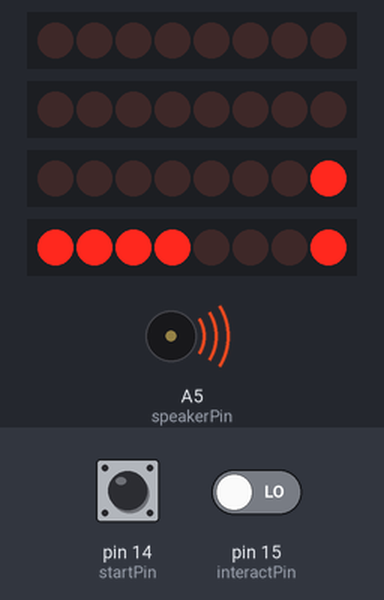
This sketch was run on a simulated Arduino Uno, built with avr-gcc and run on an emulated ATmega328P. On the bench: 4 × 8 shift-register outputs drawn as a row of LEDs (first output left, lit = HIGH), buzzer (waves = sounding). Wiring (inferred from the names in the program): 4 × shift register (74HC595): data pin 4, shift clock pin 2, latch pin 12 / data pin 7, shift clock pin 5, latch pin 9 / data pin 10, shift clock pin 8, latch pin 6 / data pin 13, shift clock pin 11, latch pin 3. Wiring (inferred from the signals the program sends): 4 × row of LEDs: on Q0, Q1, Q2, Q3, Q4, Q5, Q6, Q7 / on Q0, Q1, Q2, Q3, Q4, Q5, Q6, Q7 / on Q0, Q1, Q2, Q3, Q4, Q5, Q6, Q7 / on Q0, Q1, Q2, Q3, Q4, Q5, Q6, Q7. Inputs (shaded band) come from the test bench; at power-on: pin 14 (startPin) LOW, pin 15 (interactPin) LOW. Random numbers use the default seed unless the sketch sets one.

Above: at 1.2 s.
1.3 s: pin 14 (startPin) pulled HIGH for 0.15 s
At 1.99 s:
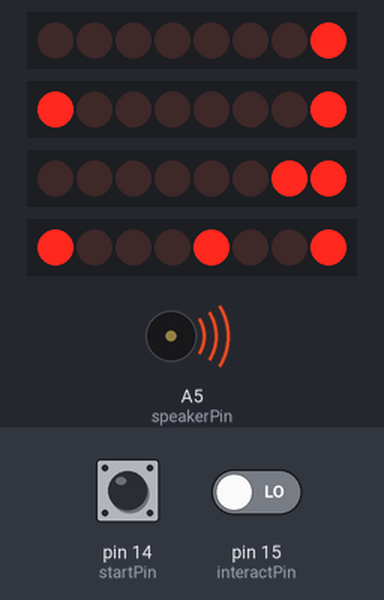
At 4.0 s:
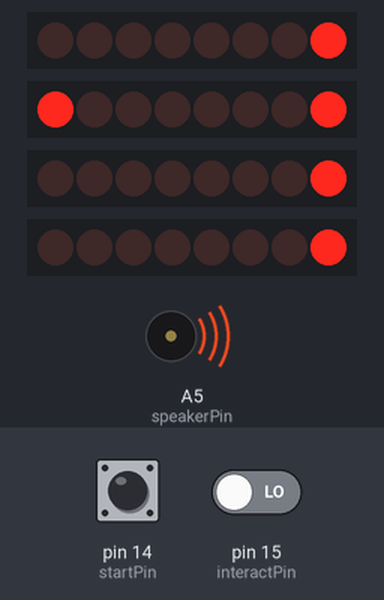
4.1 s: pin 15 (interactPin) driven HIGH
7.1 s: pin 14 (startPin) pulsed HIGH 2 times (0.12 s each, 0.3 s apart)
At 10.6 s:
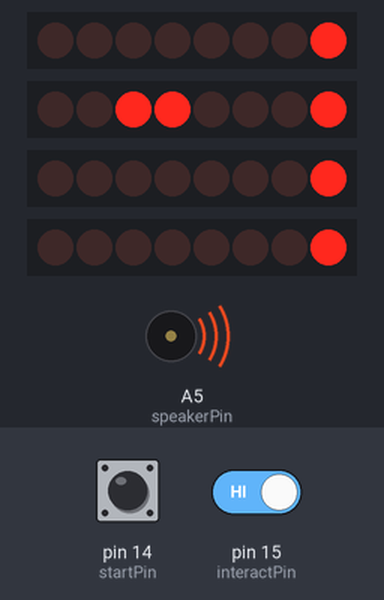
Timing chart, 0 to 16.4 s (numbered marks = the images above; inputs shaded):
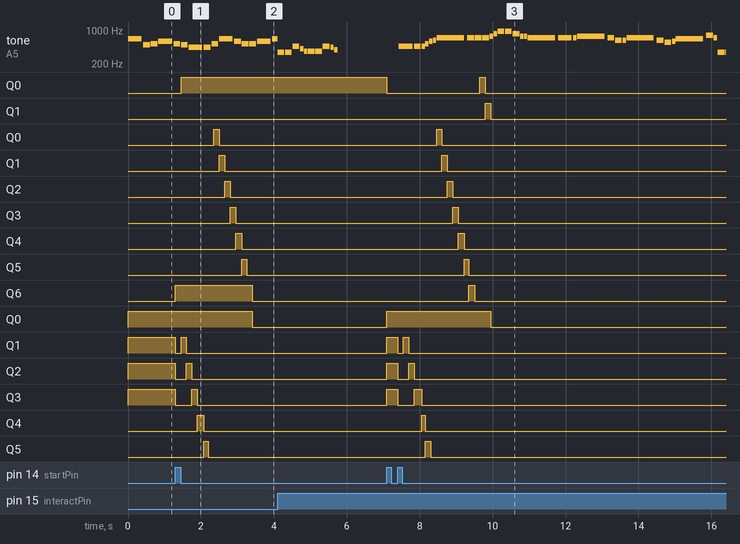

Measured:
- after the input at 1.3 s, Q0: LOW → HIGH after 0.16 s; Q0: LOW → HIGH after 1.1 s, → LOW 0.15 s later; Q1: LOW → HIGH after 1.2 s, → LOW 0.15 s later; Q2: LOW → HIGH after 1.4 s, → LOW 0.15 s later; Q3: LOW → HIGH after 1.5 s, → LOW 0.15 s later
- after the input at 7.1 s, Q0: HIGH → LOW at once, → HIGH 2.6 s later, → LOW 0.15 s later; Q1: LOW → HIGH after 2.7 s, → LOW 0.15 s later; Q0: LOW → HIGH after 1.4 s, → LOW 0.13 s later; Q1: LOW → HIGH after 1.5 s, → LOW 0.15 s later; Q2: LOW → HIGH after 1.7 s, → LOW 0.15 s later
- by itself, tone on A5 (speakerPin): plays 466 Hz for 0.37 s, 466 Hz for 0.19 s, 466 Hz for 0.09 s, 523 Hz for 0.09 s, 587 Hz for 0.09 s, 622 Hz for 0.09 s … (34 notes in this stretch)

The sketch:

src.ino
```cpp
#define D3  147
#define E3  165
#define FS3 185
#define G3  196
#define A3  220
#define AS3 233
#define B3  247
#define C4  262
#define CS4 277
#define D4  294
#define DS4 311
#define E4  330
#define F4  349
#define FS4 370
#define G4  392
#define GS4 415
#define A4  440
#define AS4 466
#define B4  494
#define C5  523
#define CS5 554
#define D5  587
#define DS5 622
#define E5  659
#define F5  698
#define FS5 740
#define G5  784
#define GS5 831
#define A5  880
#define AS5 932
#define B5  988
#define C6  1047
#define CS6 1109
#define DS6 1245
#define F6  1397
#define REST 0

const long dataPins[4] = {13, 10, 7, 4};
const long latchPins[4] = {12, 9, 6, 3};
const long clockPins[4] = {11, 8, 5, 2};
const long startPin = 14;
const long interactPin = 15;
const long seedPin = 18;
const long speakerPin = 19;

const long speeds[7] = {150, 120, 95, 75, 60, 50, 40};

const PROGMEM long tetrisMelody[] = {E5,4,B4,8,C5,8,D5,4,C5,8,B4,8,A4,4,A4,8,C5,8,E5,4,D5,8,C5,8,B4,-4,C5,8,D5,4,E5,4,C5,4,A4,4,A4,8,A4,4,B4,8,C5,8,D5,-4,F5,8,A5,4,G5,8,F5,8,E5,-4,C5,8,E5,4,D5,8,C5,8,B4,4,B4,8,C5,8,D5,4,E5,4,C5,4,A4,4,A4,4,REST,4,E5,4,B4,8,C5,8,D5,4,C5,8,B4,8,A4,4,A4,8,C5,8,E5,4,D5,8,C5,8,B4,-4,C5,8,D5,4,E5,4,C5,4,A4,4,A4,8,A4,4,B4,8,C5,8,D5,-4,F5,8,A5,4,G5,8,F5,8,E5,-4,C5,8,E5,4,D5,8,C5,8,B4,4,B4,8,C5,8,D5,4,E5,4,C5,4,A4,4,A4,4,REST,4,E5,2,C5,2,D5,2,B4,2,C5,2,A4,2,GS4,2,B4,4,REST,8,E5,2,C5,2,D5,2,B4,2,C5,4,E5,4,A5,2,GS5,2};
const long tetrisTempo = 144;

const PROGMEM long zeldaMelody[] = {AS4,-2,F4,8,F4,8,AS4,8,GS4,16,FS4,16,GS4,-2,AS4,-2,FS4,8,FS4,8,AS4,8,A4,16,G4,16,A4,-2,REST,1,AS4,4,F4,-4,AS4,8,AS4,16,C5,16,D5,16,DS5,16,F5,2,F5,8,F5,8,F5,8,FS5,16,GS5,16,AS5,-2,AS5,8,AS5,8,GS5,8,FS5,16,GS5,-8,FS5,16,F5,2,F5,4,DS5,-8,F5,16,FS5,2,F5,8,DS5,8,CS5,-8,DS5,16,F5,2,DS5,8,CS5,8,C5,-8,D5,16,E5,2,G5,8,F5,16,F4,16,F4,16,F4,16,F4,16,F4,16,F4,16,F4,16,F4,8,F4,16,F4,8,AS4,4,F4,-4,AS4,8,AS4,16,C5,16,D5,16,DS5,16,F5,2,F5,8,F5,8,F5,8,FS5,16,GS5,16,AS5,-2,CS6,4,C6,4,A5,2,F5,4,FS5,-2,AS5,4,A5,4,F5,2,F5,4,FS5,-2,AS5,4,A5,4,F5,2,D5,4,DS5,-2,FS5,4,F5,4,CS5,2,AS4,4,C5,-8,D5,16,E5,2,G5,8,F5,16,F4,16,F4,16,F4,16,F4,16,F4,16,F4,16,F4,16,F4,8,F4,16,F4,8};
const long zeldaTempo = 88;

const PROGMEM long neverGonneGiveYouUpMelody[] = {D5,-4,E5,-4,A4,4,E5,-4,FS5,-4,A5,16,G5,16,FS5,8,D5,-4,E5,-4,A4,2,A4,16,A4,16,B4,16,D5,8,D5,16,D5,-4,E5,-4,A4,4,E5,-4,FS5,-4,A5,16,G5,16,FS5,8,D5,-4,E5,-4,A4,2,A4,16,A4,16,B4,16,D5,8,D5,16,REST,4,B4,8,CS5,8,D5,8,D5,8,E5,8,CS5,-8,B4,16,A4,2,REST,4,REST,8,B4,8,B4,8,CS5,8,D5,8,B4,4,A4,8,A5,8,REST,8,A5,8,E5,-4,REST,4,B4,8,B4,8,CS5,8,D5,8,B4,8,D5,8,E5,8,REST,8,REST,8,CS5,8,B4,8,A4,-4,REST,4,REST,8,B4,8,B4,8,CS5,8,D5,8,B4,8,A4,4,E5,8,E5,8,E5,8,FS5,8,E5,4,REST,4,D5,2,E5,8,FS5,8,D5,8,E5,8,E5,8,E5,8,FS5,8,E5,4,A4,4,REST,2,B4,8,CS5,8,D5,8,B4,8,REST,8,E5,8,FS5,8,E5,-4,A4,16,B4,16,D5,16,B4,16,FS5,-8,FS5,-8,E5,-4,A4,16,B4,16,D5,16,B4,16,E5,-8,E5,-8,D5,-8,CS5,16,B4,-8,A4,16,B4,16,D5,16,B4,16,D5,4,E5,8,CS5,-8,B4,16,A4,8,A4,8,A4,8,E5,4,D5,2,A4,16,B4,16,D5,16,B4,16,FS5,-8,FS5,-8,E5,-4,A4,16,B4,16,D5,16,B4,16,A5,4,CS5,8,D5,-8,CS5,16,B4,8,A4,16,B4,16,D5,16,B4,16,D5,4,E5,8,CS5,-8,B4,16,A4,4,A4,8,E5,4,D5,2,REST,4,REST,8,B4,8,D5,8,B4,8,D5,8,E5,4,REST,8,REST,8,CS5,8,B4,8,A4,-4,REST,4,REST,8,B4,8,B4,8,CS5,8,D5,8,B4,8,A4,4,REST,8,A5,8,A5,8,E5,8,FS5,8,E5,8,D5,8,REST,8,A4,8,B4,8,CS5,8,D5,8,B4,8,REST,8,CS5,8,B4,8,A4,-4,REST,4,B4,8,B4,8,CS5,8,D5,8,B4,8,A4,4,REST,8,REST,8,E5,8,E5,8,FS5,4,E5,-4,D5,2,D5,8,E5,8,FS5,8,E5,4,E5,8,E5,8,FS5,8,E5,8,A4,8,A4,4,REST,-4,A4,8,B4,8,CS5,8,D5,8,B4,8,REST,8,E5,8,FS5,8,E5,-4,A4,16,B4,16,D5,16,B4,16,FS5,-8,FS5,-8,E5,-4,A4,16,B4,16,D5,16,B4,16,E5,-8,E5,-8,D5,-8,CS5,16,B4,8,A4,16,B4,16,D5,16,B4,16,D5,4,E5,8,CS5,-8,B4,16,A4,4,A4,8,E5,4,D5,2,A4,16,B4,16,D5,16,B4,16,FS5,-8,FS5,-8,E5,-4,A4,16,B4,16,D5,16,B4,16,A5,4,CS5,8,D5,-8,CS5,16,B4,8,A4,16,B4,16,D5,16,B4,16,D5,4,E5,8,CS5,-8,B4,16,A4,4,A4,8,E5,4,D5,2,A4,16,B4,16,D5,16,B4,16,FS5,-8,FS5,-8,E5,-4,A4,16,B4,16,D5,16,B4,16,A5,4,CS5,8,D5,-8,CS5,16,B4,8,A4,16,B4,16,D5,16,B4,16,D5,4,E5,8,CS5,-8,B4,16,A4,4,A4,8,E5,4,D5,2,A4,16,B4,16,D5,16,B4,16,FS5,-8,FS5,-8,E5,-4,A4,16,B4,16,D5,16,B4,16,A5,4,CS5,8,D5,-8,CS5,16,B4,8,A4,16,B4,16,D5,16,B4,16,D5,4,E5,8,CS5,-8,B4,16,A4,4,A4,8,E5,4,D5,2,REST,4};
const long neverGonnaGiveYouUpTempo = 144;

const PROGMEM long starWarsMelody[] = {AS4,8,AS4,8,AS4,8,F5,2,C6,2,AS5,8,A5,8,G5,8,F6,2,C6,4,AS5,8,A5,8,G5,8,F6,2,C6,4,AS5,8,A5,8,AS5,8,G5,2,C5,8,C5,8,C5,8,F5,2,C6,2,AS5,8,A5,8,G5,8,F6,2,C6,4,AS5,8,A5,8,G5,8,F6,2,C6,4,AS5,8,A5,8,AS5,8,G5,2,C5,-8,C5,16,D5,-4,D5,8,AS5,8,A5,8,G5,8,F5,8,F5,8,G5,8,A5,8,G5,4,D5,8,E5,4,C5,-8,C5,16,D5,-4,D5,8,AS5,8,A5,8,G5,8,F5,8,C6,-8,G5,16,G5,2,REST,8,C5,8,D5,-4,D5,8,AS5,8,A5,8,G5,8,F5,8,F5,8,G5,8,A5,8,G5,4,D5,8,E5,4,C6,-8,C6,16,F6,4,DS6,8,CS6,4,C6,8,AS5,4,GS5,8,G5,4,F5,8,C6,1};
const long starWarsTempo = 108;

const PROGMEM long miiChannelMelody[] = {FS4,8,REST,8,A4,8,CS5,8,REST,8,A4,8,REST,8,FS4,8,D4,8,D4,8,D4,8,REST,8,REST,4,REST,8,CS4,8,D4,8,FS4,8,A4,8,CS5,8,REST,8,A4,8,REST,8,F4,8,E5,-4,DS5,8,D5,8,REST,8,REST,4,GS4,8,REST,8,CS5,8,FS4,8,REST,8,CS5,8,REST,8,GS4,8,REST,8,CS5,8,G4,8,FS4,8,REST,8,E4,8,REST,8,E4,8,E4,8,E4,8,REST,8,REST,4,E4,8,E4,8,E4,8,REST,8,REST,4,DS4,8,D4,8,CS4,8,REST,8,A4,8,CS5,8,REST,8,A4,8,REST,8,FS4,8,D4,8,D4,8,D4,8,REST,8,E5,8,E5,8,E5,8,REST,8,REST,8,FS4,8,A4,8,CS5,8,REST,8,A4,8,REST,8,F4,8,E5,2,D5,8,REST,8,REST,4,B4,8,G4,8,D4,8,CS4,4,B4,8,G4,8,CS4,8,A4,8,FS4,8,C4,8,B3,4,F4,8,D4,8,B3,8,E4,8,E4,8,E4,8,REST,4,REST,4,AS4,4,CS5,8,D5,8,FS5,8,A5,8,REST,8,REST,4,REST,2,A3,4,AS3,4,A3,-4,A3,8,A3,2,REST,4,A3,8,AS3,8,A3,8,F4,4,C4,8,A3,-4,A3,8,A3,2,REST,2,B3,4,C4,4,CS4,-4,C4,8,CS4,2,REST,4,CS4,8,C4,8,CS4,8,GS4,4,DS4,8,CS4,-4,DS4,8,B3,1,E4,4,E4,4,E4,4,REST,8,FS4,8,REST,8,A4,8,CS5,8,REST,8,A4,8,REST,8,FS4,8,D4,8,D4,8,D4,8,REST,8,REST,4,REST,8,CS4,8,D4,8,FS4,8,A4,8,CS5,8,REST,8,A4,8,REST,8,F4,8,E5,-4,DS5,8,D5,8,REST,8,REST,4,GS4,8,REST,8,CS5,8,FS4,8,REST,8,CS5,8,REST,8,GS4,8,REST,8,CS5,8,G4,8,FS4,8,REST,8,E4,8,REST,8,E4,8,E4,8,E4,8,REST,8,REST,4,E4,8,E4,8,E4,8,REST,8,REST,4,DS4,8,D4,8,CS4,8,REST,8,A4,8,CS5,8,REST,8,A4,8,REST,8,FS4,8,D4,8,D4,8,D4,8,REST,8,E5,8,E5,8,E5,8,REST,8,REST,8,FS4,8,A4,8,CS5,8,REST,8,A4,8,REST,8,F4,8,E5,2,D5,8,REST,8,REST,4,B4,8,G4,8,D4,8,CS4,4,B4,8,G4,8,CS4,8,A4,8,FS4,8,C4,8,B3,4,F4,8,D4,8,B3,8,E4,8,E4,8,E4,8,REST,4,REST,4,AS4,4,CS5,8,D5,8,FS5,8,A5,8,REST,8,REST,4,REST,2,A3,4,AS3,4,A3,-4,A3,8,A3,2,REST,4,A3,8,AS3,8,A3,8,F4,4,C4,8,A3,-4,A3,8,A3,2,REST,2,B3,4,C4,4,CS4,-4,C4,8,CS4,2,REST,4,CS4,8,C4,8,CS4,8,GS4,4,DS4,8,CS4,-4,DS4,8,B3,1,E4,4,E4,4,E4,4,REST,8};
const long miiChannelTempo = 114;

const PROGMEM long canonInDMelody[] = {FS4,2,E4,2,D4,2,CS4,2,B3,2,A3,2,B3,2,CS4,2,FS4,2,E4,2,D4,2,CS4,2,B3,2,A3,2,B3,2,CS4,2,D4,2,CS4,2,B3,2,A3,2,G3,2,FS3,2,G3,2,A3,2,D4,4,FS4,8,G4,8,A4,4,FS4,8,G4,8,A4,4,B3,8,CS4,8,D4,8,E4,8,FS4,8,G4,8,FS4,4,D4,8,E4,8,FS4,4,FS3,8,G3,8,A3,8,G3,8,FS3,8,G3,8,A3,2,G3,4,B3,8,A3,8,G3,4,FS3,8,E3,8,FS3,4,D3,8,E3,8,FS3,8,G3,8,A3,8,B3,8,G3,4,B3,8,A3,8,B3,4,CS4,8,D4,8,A3,8,B3,8,CS4,8,D4,8,E4,8,FS4,8,G4,8,A4,2,A4,4,FS4,8,G4,8,A4,4,FS4,8,G4,8,A4,8,A3,8,B3,8,CS4,8,D4,8,E4,8,FS4,8,G4,8,FS4,4,D4,8,E4,8,FS4,8,CS4,8,A3,8,A3,8,CS4,4,B3,4,D4,8,CS4,8,B3,4,A3,8,G3,8,A3,4,D3,8,E3,8,FS3,8,G3,8,A3,8,B3,4,G3,4,B3,8,A3,8,B3,4,CS4,8,D4,8,A3,8,B3,8,CS4,8,D4,8,E4,8,FS4,8,G4,8,A4,2};
const long canonInDTempo = 150;

const PROGMEM long minuetInGMelody[] = {D5,4,G4,8,A4,8,B4,8,C5,8,D5,4,G4,4,G4,4,E5,4,C5,8,D5,8,E5,8,FS5,8,G5,4,G4,4,G4,4,C5,4,D5,8,C5,8,B4,8,A4,8,B4,4,C5,8,B4,8,A4,8,G4,8,FS4,4,G4,8,A4,8,B4,8,G4,8,A4,-2,D5,4,G4,8,A4,8,B4,8,C5,8,D5,4,G4,4,G4,4,E5,4,C5,8,D5,8,E5,8,FS5,8,G5,4,G4,4,G4,4,C5,4,D5,8,C5,8,B4,8,A4,8,B4,4,C5,8,B4,8,A4,8,G4,8,A4,4,B4,8,A4,8,G4,8,FS4,8,G4,-2,D5,4,G4,8,A4,8,B4,8,C5,8,D5,4,G4,4,G4,4,E5,4,C5,8,D5,8,E5,8,FS5,8,G5,4,G4,4,G4,4,C5,4,D5,8,C5,8,B4,8,A4,8,B4,4,C5,8,B4,8,A4,8,G4,8,FS4,4,G4,8,A4,8,B4,8,G4,8,A4,-2,D5,4,G4,8,A4,8,B4,8,C5,8,D5,4,G4,4,G4,4,E5,4,C5,8,D5,8,E5,8,FS5,8,G5,4,G4,4,G4,4,C5,4,D5,8,C5,8,B4,8,A4,8,B4,4,C5,8,B4,8,A4,8,G4,8,A4,4,B4,8,A4,8,G4,8,FS4,8,G4,-2,B5,4,G5,8,A5,8,B5,8,G5,8,A5,4,D5,8,E5,8,FS5,8,D5,8,G5,4,E5,8,FS5,8,G5,8,D5,8,CS5,4,B4,8,CS5,8,A4,4,A4,8,B4,8,CS5,8,D5,8,E5,8,FS5,8,G5,4,FS5,4,E5,4,FS5,4,A4,4,CS5,4,D5,-2,D5,4,G4,8,FS5,8,G4,4,E5,4,G4,8,FS4,8,G4,4,D5,4,C5,4,B4,4,A4,8,G4,8,FS4,8,G4,8,A4,4,D4,8,E4,8,FS4,8,G4,8,A4,8,B4,8,C5,4,B4,4,A4,4,B4,8,D5,8,G4,4,FS4,4,G4,-2};
const long minuetInDTempo = 140;
// hello there
const PROGMEM long brahmsLullabyMelody[] = {G4,4,G4,4,AS4,-4,G4,8,G4,4,AS4,4,REST,4,G4,8,AS4,8,DS5,4,D5,-4,C5,8,C5,4,AS4,4,F4,8,G4,8,GS4,4,F4,4,F4,8,G4,8,GS4,4,REST,4,F4,8,GS4,8,D5,8,C5,8,AS4,4,D5,4,DS5,4,REST,4,DS4,8,DS4,8,DS5,2,C5,8,GS4,8,AS4,2,G4,8,DS4,8,GS4,4,AS4,4,C5,4,AS4,2,DS4,8,DS4,8,DS5,2,C5,8,GS4,8,AS4,2,G4,8,DS4,8,AS4,4,G4,4,DS4,4,DS4,2};
const long brahmsLullabyTempo = 80;

const PROGMEM long harryPotterMelody[] = {REST,2,D4,4,G4,-4,AS4,8,A4,4,G4,2,D5,4,C5,-2,A4,-2,G4,-4,AS4,8,A4,4,F4,2,GS4,4,D4,-1,D4,4,G4,-4,AS4,8,A4,4,G4,2,D5,4,F5,2,E5,4,DS5,2,B4,4,DS5,-4,D5,8,CS5,4,CS4,2,B4,4,G4,-1,AS4,4,D5,2,AS4,4,D5,2,AS4,4,DS5,2,D5,4,CS5,2,A4,4,AS4,-4,D5,8,CS5,4,CS4,2,D4,4,D5,-1,REST,4,AS4,4,D5,2,AS4,4,D5,2,AS4,4,F5,2,E5,4,DS5,2,B4,4,DS5,-4,D5,8,CS5,4,CS4,2,AS4,4,G4,-1};
const long harryPotterTempo = 144;

const PROGMEM long merryChristmasMelody[] = {C5,4,F5,4,F5,8,G5,8,F5,8,E5,8,D5,4,D5,4,D5,4,G5,4,G5,8,A5,8,G5,8,F5,8,E5,4,C5,4,C5,4,A5,4,A5,8,AS5,8,A5,8,G5,8,F5,4,D5,4,C5,8,C5,8,D5,4,G5,4,E5,4,F5,2,C5,4,F5,4,F5,8,G5,8,F5,8,E5,8,D5,4,D5,4,D5,4,G5,4,G5,8,A5,8,G5,8,F5,8,E5,4,C5,4,C5,4,A5,4,A5,8,AS5,8,A5,8,G5,8,F5,4,D5,4,C5,8,C5,8,D5,4,G5,4,E5,4,F5,2,C5,4,F5,4,F5,4,F5,4,E5,2,E5,4,F5,4,E5,4,D5,4,C5,2,A5,4,AS5,4,A5,4,G5,4,C6,4,C5,4,C5,8,C5,8,D5,4,G5,4,E5,4,F5,2,C5,4,F5,4,F5,8,G5,8,F5,8,E5,8,D5,4,D5,4,D5,4,G5,4,G5,8,A5,8,G5,8,F5,8,E5,4,C5,4,C5,4,A5,4,A5,8,AS5,8,A5,8,G5,8,F5,4,D5,4,C5,8,C5,8,D5,4,G5,4,E5,4,F5,2,C5,4,F5,4,F5,4,F5,4,E5,2,E5,4,F5,4,E5,4,D5,4,C5,2,A5,4,AS5,4,A5,4,G5,4,C6,4,C5,4,C5,8,C5,8,D5,4,G5,4,E5,4,F5,2,C5,4,F5,4,F5,8,G5,8,F5,8,E5,8,D5,4,D5,4,D5,4,G5,4,G5,8,A5,8,G5,8,F5,8,E5,4,C5,4,C5,4,A5,4,A5,8,AS5,8,A5,8,G5,8,F5,4,D5,4,C5,8,C5,8,D5,4,G5,4,E5,4,F5,2,C5,4,F5,4,F5,8,G5,8,F5,8,E5,8,D5,4,D5,4,D5,4,G5,4,G5,8,A5,8,G5,8,F5,8,E5,4,C5,4,C5,4,A5,4,A5,8,AS5,8,A5,8,G5,8,F5,4,D5,4,C5,8,C5,8,D5,4,G5,4,E5,4,F5,2,REST,4};
const long merryChristmasTempo = 140;

const PROGMEM long silentNightMelody[] = {G4,-4,A4,8,G4,4,E4,-2,G4,-4,A4,8,G4,4,E4,-2,D5,2,D5,4,B4,-2,C5,2,C5,4,G4,-2,A4,2,A4,4,C5,-4,B4,8,A4,4,G4,-4,A4,8,G4,4,E4,-2,A4,2,A4,4,C5,-4,B4,8,A4,4,G4,-4,A4,8,G4,4,E4,-2,D5,2,D5,4,F5,-4,D5,8,B4,4,C5,-2,E5,-2,C5,4,G4,4,E4,4,G4,-4,F4,8,D4,4,C4,-2,C4,-1};
const long silentNightTempo = 140;

const PROGMEM long superMarioBrosMelody[] = {E5,8,E5,8,REST,8,E5,8,REST,8,C5,8,E5,8,G5,4,REST,4,G4,8,REST,4,C5,-4,G4,8,REST,4,E4,-4,A4,4,B4,4,AS4,8,A4,4,G4,-8,E5,-8,G5,-8,A5,4,F5,8,G5,8,REST,8,E5,4,C5,8,D5,8,B4,-4,C5,-4,G4,8,REST,4,E4,-4,A4,4,B4,4,AS4,8,A4,4,G4,-8,E5,-8,G5,-8,A5,4,F5,8,G5,8,REST,8,E5,4,C5,8,D5,8,B4,-4,REST,4,G5,8,FS5,8,F5,8,DS5,4,E5,8,REST,8,GS4,8,A4,8,C4,8,REST,8,A4,8,C5,8,D5,8,REST,4,DS5,4,REST,8,D5,-4,C5,2,REST,2,REST,4,G5,8,FS5,8,F5,8,DS5,4,E5,8,REST,8,GS4,8,A4,8,C4,8,REST,8,A4,8,C5,8,D5,8,REST,4,DS5,4,REST,8,D5,-4,C5,2,REST,2,C5,8,C5,4,C5,8,REST,8,C5,8,D5,4,E5,8,C5,4,A4,8,G4,2,C5,8,C5,4,C5,8,REST,8,C5,8,D5,8,E5,8,REST,1,C5,8,C5,4,C5,8,REST,8,C5,8,D5,4,E5,8,C5,4,A4,8,G4,2,E5,8,E5,8,REST,8,E5,8,REST,8,C5,8,E5,4,G5,4,REST,4,G4,4,REST,4,C5,-4,G4,8,REST,4,E4,-4,A4,4,B4,4,AS4,8,A4,4,G4,-8,E5,-8,G5,-8,A5,4,F5,8,G5,8,REST,8,E5,4,C5,8,D5,8,B4,-4,C5,-4,G4,8,REST,4,E4,-4,A4,4,B4,4,AS4,8,A4,4,G4,-8,E5,-8,G5,-8,A5,4,F5,8,G5,8,REST,8,E5,4,C5,8,D5,8,B4,-4,E5,8,C5,4,G4,8,REST,4,GS4,4,A4,8,F5,4,F5,8,A4,2,D5,-8,A5,-8,A5,-8,A5,-8,G5,-8,F5,-8,E5,8,C5,4,A4,8,G4,2,E5,8,C5,4,G4,8,REST,4,GS4,4,A4,8,F5,4,F5,8,A4,2,B4,8,F5,4,F5,8,F5,-8,E5,-8,D5,-8,C5,8,E4,4,E4,8,C4,2,E5,8,C5,4,G4,8,REST,4,GS4,4,A4,8,F5,4,F5,8,A4,2,D5,-8,A5,-8,A5,-8,A5,-8,G5,-8,F5,-8,E5,8,C5,4,A4,8,G4,2,E5,8,C5,4,G4,8,REST,4,GS4,4,A4,8,F5,4,F5,8,A4,2,B4,8,F5,4,F5,8,F5,-8,E5,-8,D5,-8,C5,8,E4,4,E4,8,C4,2,C5,8,C5,4,C5,8,REST,8,C5,8,D5,8,E5,8,REST,1,C5,8,C5,4,C5,8,REST,8,C5,8,D5,4,E5,8,C5,4,A4,8,G4,2,E5,8,E5,8,REST,8,E5,8,REST,8,C5,8,E5,4,G5,4,REST,4,G4,4,REST,4,E5,8,C5,4,G4,8,REST,4,GS4,4,A4,8,F5,4,F5,8,A4,2,D5,-8,A5,-8,A5,-8,A5,-8,G5,-8,F5,-8,E5,8,C5,4,A4,8,G4,2,E5,8,C5,4,G4,8,REST,4,GS4,4,A4,8,F5,4,F5,8,A4,2,B4,8,F5,4,F5,8,F5,-8,E5,-8,D5,-8,C5,8,E4,4,E4,8,C4,2,C5,-4,G4,-4,E4,4,A4,-8,B4,-8,A4,-8,GS4,-8,AS4,-8,GS4,-8,G4,8,D4,8,E4,-2};
const long superMarioBrosTempo = 200;

const PROGMEM long takeOnMeMelody[] = {FS5,8,FS5,8,D5,8,B4,8,REST,8,B4,8,REST,8,E5,8,REST,8,E5,8,REST,8,E5,8,GS5,8,GS5,8,A5,8,B5,8,A5,8,A5,8,A5,8,E5,8,REST,8,D5,8,REST,8,FS5,8,REST,8,FS5,8,REST,8,FS5,8,E5,8,E5,8,FS5,8,E5,8,FS5,8,FS5,8,D5,8,B4,8,REST,8,B4,8,REST,8,E5,8,REST,8,E5,8,REST,8,E5,8,GS5,8,GS5,8,A5,8,B5,8,A5,8,A5,8,A5,8,E5,8,REST,8,D5,8,REST,8,FS5,8,REST,8,FS5,8,REST,8,FS5,8,E5,8,E5,8,FS5,8,E5,8,FS5,8,FS5,8,D5,8,B4,8,REST,8,B4,8,REST,8,E5,8,REST,8,E5,8,REST,8,E5,8,GS5,8,GS5,8,A5,8,B5,8,A5,8,A5,8,A5,8,E5,8,REST,8,D5,8,REST,8,FS5,8,REST,8,FS5,8,REST,8,FS5,8,E5,8,E5,8,FS5,8,E5,8};
const long takeOnMeTempo = 140;

const long* melodies[] = {
  tetrisMelody, zeldaMelody, neverGonneGiveYouUpMelody, starWarsMelody, miiChannelMelody, canonInDMelody, minuetInGMelody, brahmsLullabyMelody, harryPotterMelody, merryChristmasMelody, silentNightMelody, superMarioBrosMelody, takeOnMeMelody
};
const long tempos[] = {
  tetrisTempo, zeldaTempo, neverGonnaGiveYouUpTempo, starWarsTempo, miiChannelTempo, canonInDTempo, minuetInDTempo, brahmsLullabyTempo, harryPotterTempo, merryChristmasTempo, silentNightTempo, superMarioBrosTempo, takeOnMeTempo
};
const long musicNotes[] = {99, 110, 311, 88, 286, 124, 190, 54, 62, 195, 47, 312, 96};

long currentTrack = 0;
long currentNote = 0;
long musicDivider = 0;
long noteDuration = 0;
long wholenote = (60000 * 4) / tempos[currentTrack];
long currentPitch = 0;

long score = 0;
long scoreAddition = 1;
long state = 0;
long difficulty = 0;
long difficultyAdjustment = 0;
bool clockwise = true;

long currentLed = 0;
long currentTime = 0;
long targetLed = random(6, 27);
long targetLedS = targetLed + 1;

byte startState = LOW;
byte lastStartState = LOW;
byte interactState = LOW;
byte lastInteractState = LOW;

long gameRunLR = 0;
long musicPlayLR = 0;
long convertResult[4] = {0, 0, 0, 0};
long scoreResult[4] = {0, 0, 0, 0};

void setup() {
  for (int i = 0; i < 4; i++) {
    pinMode(dataPins[i], OUTPUT);
    pinMode(latchPins[i], OUTPUT);
    pinMode(clockPins[i], OUTPUT);
  }
  pinMode(startPin, INPUT);
  pinMode(interactPin, INPUT);
  pinMode(speakerPin, OUTPUT);

  randomSeed(analogRead(seedPin));
  renderDifficulty();
}

int customPower(int exponent) {
  int result = 2;
  for (int i = 0; i < exponent; i++) {
    result *= 2;
  }
  return result;
}

void resetGame() {
  score = 0;
  scoreAddition = (difficulty + 1) * (difficulty + 1);
  difficultyAdjustment = 0;
  clockwise = true;

  currentLed = 0;

  targetLed = random(8, 27);
  targetLedS = targetLed + 1;
}

void resetMusic() {
  musicDivider = 0;
  noteDuration = 0;
  wholenote = (60000 * 4) / tempos[currentTrack];
  currentNote = 0;
  currentPitch = 0;

  currentTrack++;
  currentTrack %= 13;
}

void advanceGame() {
  state++;
}

void playMusic() {
  if (currentTime - musicPlayLR >= noteDuration) {
    noTone(speakerPin);
    musicDivider = pgm_read_word(&melodies[currentTrack][currentNote + 1]);

    if (musicDivider > 0) {
      noteDuration = (wholenote) / musicDivider;
    } else if (musicDivider < 0) {
      noteDuration = (wholenote) / abs(musicDivider);
      noteDuration *= 1.5;
    }

    currentPitch = pgm_read_word(&melodies[currentTrack][currentNote]);

    tone(speakerPin, currentPitch, noteDuration * 0.9);

    musicPlayLR = currentTime;
    currentNote += 2;

    if (currentNote / 2 >= musicNotes[currentTrack]) {
      resetMusic();
    }
  }
}

void generateTargets(long current) {
  targetLed = random(current + 5, current + 24) % 28;
  if (clockwise) {
    targetLedS = (targetLed + 1) % 28;
  } else {
    targetLedS = (targetLed + 27) % 28;
  }
}

long* convert(long* leds) {
  bool binary[4][7] = {
    {0, 0, 0, 0, 0, 0, 0},
    {0, 0, 0, 0, 0, 0, 0},
    {0, 0, 0, 0, 0, 0, 0},
    {0, 0, 0, 0, 0, 0, 0},
  };

  for (int i = 0; i <= sizeof(leds) / sizeof(leds[0]) + 3; i++) {
    long shiftRegister = leds[i] / 7;
    long bit = leds[i] % 7;
    binary[shiftRegister][bit] = 1;
  }

  for (int i = 0; i < 4; i++) {
    long decimal = 255;
    for (long j = 0 ; j < 7 ; j++) {
      if (binary[i][j] == 0) {
        decimal -= customPower(6 - j);
      }
    }
    convertResult[i] = decimal;
  }

  return convertResult;
}

long* scoreConvert(long scoreTemp) {
  bool binary[4][7] = {
    {0, 0, 0, 0, 0, 0, 0},
    {0, 0, 0, 0, 0, 0, 0},
    {0, 0, 0, 0, 0, 0, 0},
    {0, 0, 0, 0, 0, 0, 0},
  };

  long arr[24];
  long counter = 0;

  while (scoreTemp != 0) {
		arr[counter] = scoreTemp % 2;
		counter++;
		scoreTemp /= 2;
	}

  for (int i = counter - 1; i >= 0; i--) {
    if (arr[i] == 1) {
      long shiftRegister = i / 7;
      long bit = i % 7;
      binary[shiftRegister][bit] = 1;
    }
  }

  for (int i = 0; i < 4; i++) {
    long decimal = 255;
    for (long j = 0 ; j < 7 ; j++) {
      if (binary[i][j] == 0) {
        decimal -= customPower(6 - j);
      }
    }
    scoreResult[i] = decimal;
  }

  return scoreResult;
}

void displayShiftRegister(byte dataOut, long shiftRegister) {
  bool pinState;

  digitalWrite(latchPins[shiftRegister], LOW);
  digitalWrite(dataPins[shiftRegister], LOW);
  digitalWrite(clockPins[shiftRegister], LOW);

  for (int i = 0; i <= 7; i++) {
    digitalWrite(clockPins[shiftRegister], LOW);

    if (dataOut & (1 << i)) {
      pinState = HIGH;
    } else {
      pinState = LOW;
    }

    digitalWrite(dataPins[shiftRegister], pinState);
    digitalWrite(clockPins[shiftRegister], HIGH);
  }

  digitalWrite(clockPins[shiftRegister], LOW);
  digitalWrite(latchPins[shiftRegister], HIGH);
}

void displayScore() {
  long* converted = scoreConvert(score);

  for (int i = 0; i < 4; i++) {
    displayShiftRegister(converted[i], i);
  }
}

void renderDifficulty() {
  long base = difficulty * 4;
  long toConvert[] = {base, base + 1, base + 3, base + 2};

  long* converted = convert(toConvert);

  for (int i = 0; i < 4; i++) {
    displayShiftRegister(converted[i], i);
  }
}

void gameMain() {
  if (!lastInteractState && interactState) {
    difficulty++;
    difficulty %= 7;
    renderDifficulty();
  }
  if (!lastStartState && startState) {
    advanceGame();
  }
}

void gameRun() {
  if (currentTime - gameRunLR >= speeds[difficulty] - difficultyAdjustment * 1.5) {
    long toConvert[] = {currentLed, targetLed, targetLedS};
    long* converted = convert(toConvert);

    for (int i = 0; i < 4; i++) {
      displayShiftRegister(converted[i], i);
    }

    if (clockwise) {
      currentLed++;
      currentLed %= 28;
    } else {
      currentLed += 27;
      currentLed %= 28;
    }


    if (clockwise && currentLed == (targetLedS + 1) % 28 || !clockwise && currentLed == (targetLedS + 27) % 28) {
      advanceGame();
      score += difficulty;
      displayScore();
      return;
    }

    gameRunLR = currentTime;
  }

  if (!lastInteractState && interactState) {
    if (currentLed == targetLed || currentLed == targetLedS) {
      score += scoreAddition;
      scoreAddition += difficulty;
      difficultyAdjustment++;
      clockwise = !clockwise;
      generateTargets(currentLed);
    } else {
      advanceGame();
      score += difficulty;
      displayScore();
    }
  }
}

void gameOver() {
  if (!lastStartState && startState) {
    advanceGame();
    renderDifficulty();
    resetGame();
  }
  if (!lastInteractState && interactState) {
    resetMusic();
  }
}

void loop() {
  currentTime = millis();

  startState = digitalRead(startPin);
  interactState = digitalRead(interactPin);

  playMusic();

  if (state == 0) {
    gameMain();
  } else if (state == 1) {
    gameRun();
  } else if (state == 2) {
    gameOver();
  } else {
    state = 0;
  }

  lastStartState = startState;
  lastInteractState = interactState;
}
```
